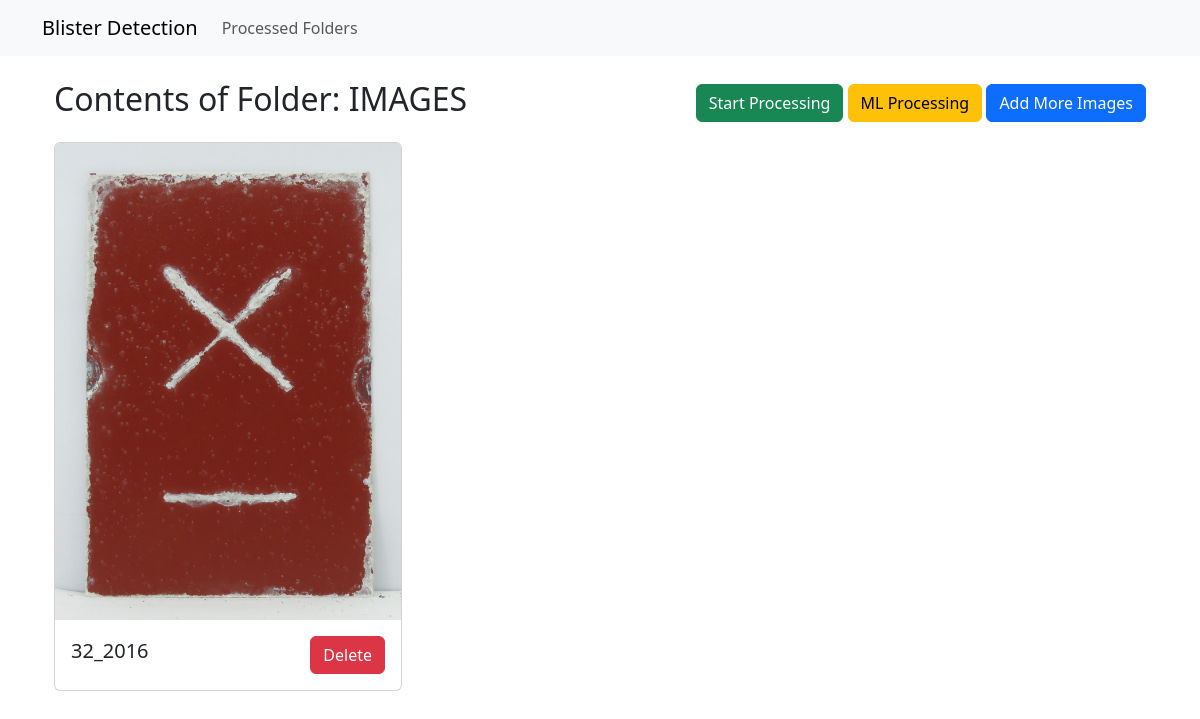
/view-folder/72/, run on the app's committed database.
### app/models.py (models this page shows, shortened)
class Folder(models.Model):
    name = models.CharField(max_length=255, unique=True)

class Image(models.Model):
    folder = models.ForeignKey(Folder, related_name='images', on_delete=models.CASCADE)
    image = models.ImageField(upload_to=upload_to)
    uploaded_at = models.DateTimeField(auto_now_add=True)

### app/views.py (the view)
# urls.py: path('view-folder/<int:folder_id>/', views.view_folder, name='view_folder'),
def view_folder(request, folder_id):
    folder = get_object_or_404(Folder, id=folder_id)
    images = folder.images.all()
    for image in images:
        image.filename = os.path.splitext(os.path.basename(image.image.name))[0]
    return render(request, 'app/view_folder.html', {'folder': folder, 'images': images})

### app/templates/app/view_folder.html (shortened to what this page needs)
{% extends 'app/base.html' %}
{% block content %}
<div class="container">
    <div class="d-flex justify-content-between align-items-center mb-3">
        <h2>Contents of Folder: {{ folder.name }}</h2>
        <div>
            <form method="POST" action="{% url 'start_processing' %}" class="d-inline">
                <button type="submit" class="btn btn-success">Start Processing</button>
            </form>
            <form method="POST" action="{% url 'ml_app:process_ml' folder.id %}" class="d-inline">
                <button type="submit" class="btn btn-warning">ML Processing</button>
            </form>
            <button type="button" class="btn btn-primary" data-bs-toggle="modal" data-bs-target="#uploadModal">
                Add More Images
            </button>
        </div>
    </div>
    <div class="row">
        {% for image in images %}
        <div class="col-md-4 mb-4">
            <div class="card">
                <img src="{{ image.image.url }}" class="card-img-top" alt="Image">
                <div class="card-body d-flex justify-content-between align-items-center">
                    <h5 class="card-title">
                        {{ image.filename }}
                    </h5>
                    <form method="POST" action="{% url 'delete_image' image.id %}" onsubmit="return confirm('Are you sure you want to delete this image?');">
                        <button type="submit" class="btn btn-danger">Delete</button>
                    </form>
                </div>
            </div>
        </div>
        {% empty %}
        <p>No images uploaded yet.</p>
        {% endfor %}
    </div>
</div>
{% endblock %}

### data on the page
Folder: name "IMAGES"
Image: image (picture), filename "32_2016"
